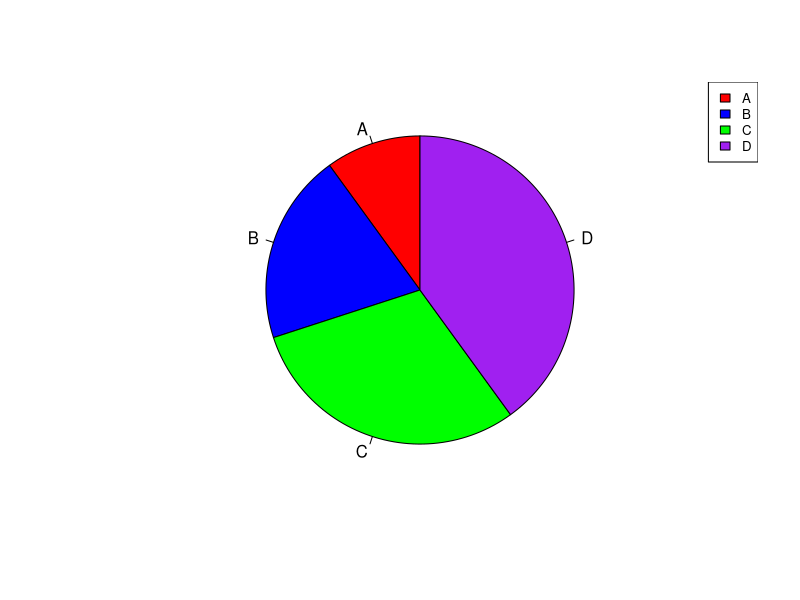

Source code (R):
x <- c(10, 20, 30, 40)

labels <- c("A", "B", "C", "D")

colors <- c("red", "blue", "green", "purple")


pie(x, init.angle = 90, label = labels, col = colors)
legend("topright", labels, cex = 0.8, fill = colors)
